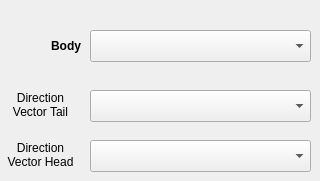
   <widget class="QWidget" name="DrivenTransPage">
    <widget class="QComboBox" name="vectorHead_1B2P">
     <property name="geometry">
      <rect>
       <x>90</x>
       <y>140</y>
       <width>221</width>
       <height>32</height>
      </rect>
     </property>
    </widget>
    <widget class="QLabel" name="label_72">
     <property name="geometry">
      <rect>
       <x>10</x>
       <y>36</y>
       <width>71</width>
       <height>20</height>
      </rect>
     </property>
     <property name="text">
      <string>&lt;html&gt;&lt;head/&gt;&lt;body&gt;&lt;p align=&quot;right&quot;&gt;&lt;span style=&quot; font-weight:600;&quot;&gt;Body&lt;/span&gt;&lt;/p&gt;&lt;/body&gt;&lt;/html&gt;</string>
     </property>
    </widget>
    <widget class="QLabel" name="label_73">
     <property name="geometry">
      <rect>
       <x>0</x>
       <y>90</y>
       <width>81</width>
       <height>31</height>
      </rect>
     </property>
     <property name="text">
      <string>&lt;html&gt;&lt;head/&gt;&lt;body&gt;&lt;p align=&quot;center&quot;&gt;&lt;span style=&quot; font-size:9pt;&quot;&gt;Direction&lt;br/&gt;Vector Tail&lt;/span&gt;&lt;/p&gt;&lt;/body&gt;&lt;/html&gt;</string>
     </property>
    </widget>
    <widget class="QLabel" name="label_74">
     <property name="geometry">
      <rect>
       <x>0</x>
       <y>140</y>
       <width>81</width>
       <height>31</height>
      </rect>
     </property>
     <property name="text">
      <string>&lt;html&gt;&lt;head/&gt;&lt;body&gt;&lt;p align=&quot;center&quot;&gt;&lt;span style=&quot; font-size:9pt;&quot;&gt;Direction&lt;br/&gt;Vector Head&lt;/span&gt;&lt;/p&gt;&lt;/body&gt;&lt;/html&gt;</string>
     </property>
    </widget>
    <widget class="QComboBox" name="body_1B2P">
     <property name="geometry">
      <rect>
       <x>90</x>
       <y>30</y>
       <width>221</width>
       <height>32</height>
      </rect>
     </property>
     <property name="sizePolicy">
      <sizepolicy hsizetype="Expanding" vsizetype="Fixed">
       <horstretch>0</horstretch>
       <verstretch>0</verstretch>
      </sizepolicy>
     </property>
    </widget>
    <widget class="QComboBox" name="vectorTail_1B2P">
     <property name="geometry">
      <rect>
       <x>90</x>
       <y>90</y>
       <width>221</width>
       <height>32</height>
      </rect>
     </property>
    </widget>
   </widget>
